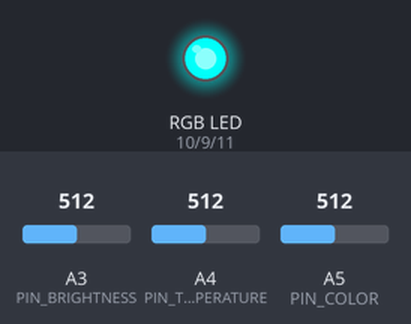
Simulated run of this program. Board: Arduino Uno, built with avr-gcc and run on an emulated ATmega328P. Shown: an RGB LED mixed from three pins (HIGH = lit). The inputs (shaded band) are chosen by the test bench; at power-on: A5 (PIN_COLOR) = 512, A3 (PIN_BRIGHTNESS) = 512, A4 (PIN_TEMPERATURE) = 512.

Above: at 1.2 s.
1.3 s: A5 (PIN_COLOR) set to 716
At 2.7 s:
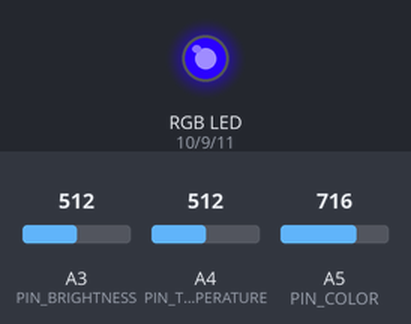
4.3 s: A5 (PIN_COLOR) set to 900
At 5.0 s:
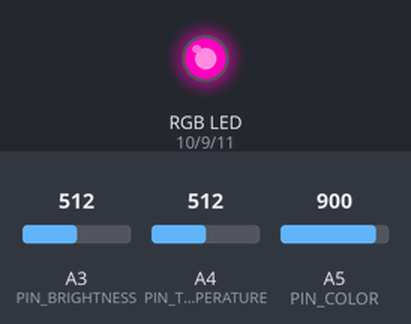
7.3 s: A5 (PIN_COLOR) set to 1023
At 8.5 s:
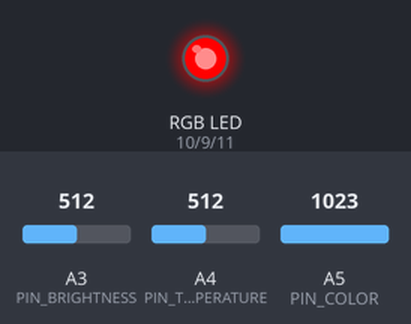
10.3 s: A5 (PIN_COLOR) set to 306
At 10.8 s:
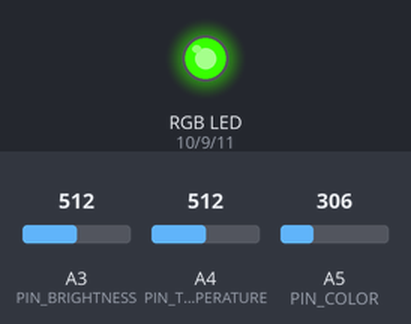
14.8 s: A5 (PIN_COLOR) set to 122
At 15.4 s:
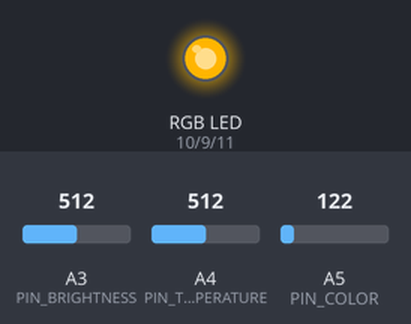
Timing chart, 0 to 18.3 s (numbered marks = the images above; inputs shaded):
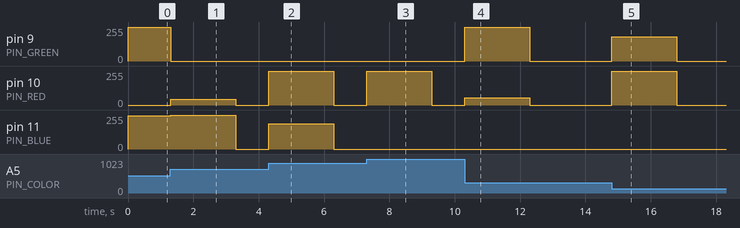

The program:

main.cpp
```cpp
#include <Arduino.h>
#include <Keypad.h>


#define PIN_BRIGHTNESS A3
#define PIN_TEMPERATURE A4
#define PIN_COLOR A5

#define POT_TOLERANCE 5


#define PIN_RED 10
#define PIN_GREEN 9
#define PIN_BLUE 11

#define AFTERGLOW 2000


const byte rows = 5; // five rows
const byte cols = 7; // three columns
char keys[rows][cols] = {
  {1,4,7,10,13,16,     19},
  {2,5,8,11,14,17,     20},
  {3,6,9,12,15,18,     21},

  {22,23,24,25,26,27,  34},
  {28,29,30,31,32,33,  35},
};
byte rowPins[rows] = {
                      16,// I  I  I  I  I  I    I
                      15,// 0  0  0  0  0  0    0
                      14,// S  S  S  S  S  S    S

                      13,// 1  2  3  4  5  6    P1
                      12};//7  8  9  10 11 12   P2
byte colPins[cols] =       {8, 7, 6, 5, 4, 3,   2};
Keypad keypad = Keypad( makeKeymap(keys), rowPins, colPins, rows, cols );


// var to store raw potentiometer values of brightness, temperature and color pots
uint16_t pot_b;
uint16_t pot_t;
uint16_t pot_c;

// vars to store the scaled potentiometer value of brightness, temperature and color pots
uint8_t pots_b;
uint8_t pots_t;
uint8_t pots_c;

uint8_t lasts_b;
uint8_t lasts_t;
uint8_t lasts_c;

// variables for color
uint16_t hue;

uint8_t r;
uint8_t g;
uint8_t b;


// variables for the color LED
bool led_active = false;
long led_start_time;


// varialbes used for the "set" and "power" command
uint16_t set_pot_val;
char set_cmd = 'b';

char controll_cmd = 'p';
//uint8_t out_devices[7] = {2, 0, 5, 3, 1, 6, 4};
uint8_t out_device = 0;


void hue2rgb(int16_t hue, uint8_t * outred, uint8_t * outgreen, uint8_t * outblue){
  int8_t red = 0;
  int8_t green = 0;
  int8_t blue = 0;

  uint8_t h_section = hue / 60;
  switch (h_section)
  {
  case 0:
    red = 59;
    green = hue;
    blue = 0;
    break;

  case 1:
    red = abs(hue - 119);
    green = 59;
    blue = 0;
    break;

  case 2:
    red = 0;
    green = 59;
    blue = hue - 120;
    break;

  case 3:
    red = 0;
    green = abs(hue - 239);
    blue = 59;
    break;

  case 4:
    red = hue - 240;
    green = 0;
    blue = 59;
    break;

  case 5:
    red = 59;
    green = 0;
    blue = abs(hue - 359);
    break;
  }
  *outred = map(red, 0, 59, 0, 255);
  *outgreen = map(green, 0, 59, 0, 255);
  *outblue = map(blue, 0, 59, 0, 255);
}


void setup() {
  Serial.begin(115200);

  // define Pinmodes
  pinMode(PIN_BRIGHTNESS, INPUT);
  pinMode(PIN_TEMPERATURE, INPUT);
  pinMode(PIN_COLOR, INPUT);
  pinMode(PIN_RED, OUTPUT);
  pinMode(PIN_GREEN, OUTPUT);
  pinMode(PIN_BLUE, OUTPUT);

}


void loop() {

  // we read the keypad and set a variable in case a key is pressed
  uint8_t key = keypad.getKey();
  if (key != NO_KEY){
    Serial.println(key);    // printing it for debugging
    if (key < 22) {         // if the keynr is smaller than 22 it is a direct controll key
    Serial.print("modulo 3: ");
    Serial.println(key % 3);
    Serial.print("minus 1 divide 3: ");
    Serial.println((key - 1) / 3);

    // by dividing by 3 we get the row if the count starts at zero so we have to subtract one first
    out_device = (key - 1) / 3;

    switch (key%3)
    {
    case 1:     // 1 corresponds to the first row
      Serial.print("+++p;"); Serial.print(out_device); Serial.println(";1;;;");
      break;

    case 2:     // 2 corresponds to the second row
      Serial.print("+++p;"); Serial.print(out_device); Serial.println(";0;;;");
      break;

    case 0:
      Serial.print("+++s;"); Serial.print(out_device); Serial.print(";"); Serial.print(set_cmd); Serial.print(";"); Serial.print(set_pot_val); Serial.println(";;");
      break;

    default:
      break;
    }


    }else if (key < 34){    // if the keynr is bigger than 22 but smaller than 34 it is a scene key
      Serial.print("+++z;"); Serial.print(key - 22); Serial.println(";;;;");     // sending the scene command to the esp
    }else{                  // otherwise it is a color preset key
      Serial.println("color preset");
    }
  }


  // readin the potentiometer values and scaling them down to 8 bits
  pot_b = analogRead(A3);
  pots_b = map(pot_b, 0, 1023, 0, 255);

  pot_t = analogRead(A4);
  pots_t = map(pot_t, 0, 1023, 0, 255);

  pot_c = analogRead(A5);
  pots_c = map(pot_c, 0, 1023, 0, 255);

  // print the results to the Serial Monitor for debugging:
  /*
  Serial.print(pots_b);
  Serial.print("\t");
  Serial.print(pots_t);
  Serial.print("\t");
  Serial.print(pots_c);
  // set min and max value for the serial plotter
  Serial.println("\t0\t255");
  */


  // this processing for setting the led color is only nessesary when the led_active flag is set
  if (led_active){
    hue = map(pots_c, 0, 255, 0, 359);
    hue2rgb(hue, &r, &g, &b);
    analogWrite(PIN_RED, r);
    analogWrite(PIN_GREEN, g);
    analogWrite(PIN_BLUE, b);
  }

  // next we check if enough time has passed since the color pot was moved. In that case the LED would be turned of
  if (millis() - led_start_time >= AFTERGLOW && led_active){
    analogWrite(PIN_RED, 0);
    analogWrite(PIN_GREEN, 0);
    analogWrite(PIN_BLUE, 0);
    led_active = false;
  }


  // now we check if the potentiometers have been moved by any significant amount that is defined by the POT_TOLERANCE
  if (pots_b > lasts_b + POT_TOLERANCE || pots_b < lasts_b - POT_TOLERANCE){
    lasts_b = pots_b;
    set_pot_val = map(pots_b, 0, 255, 0, 1023);
    set_cmd = 'b';
  }else if (pots_t > lasts_t + POT_TOLERANCE || pots_t < lasts_t - POT_TOLERANCE){
    lasts_t = pots_t;
    set_pot_val = map(pots_t, 0, 255, 0, 1023);
    set_cmd = 't';
  }else if (pots_c > lasts_c + POT_TOLERANCE || pots_c < lasts_c - POT_TOLERANCE){
    lasts_c = pots_c;
    set_pot_val = map(pots_c, 0, 255, 0, 1023);
    set_cmd = 'c';

    // when the color pot is moved by a significan amount the led_active flag is set and a timer will begin
    // by saving the time it turned on in a variable. This is needed for the color LED to be active a certain
    // amount of time while the color pot is not moved anymore
    led_active = true;
    led_start_time = millis();
  }

}
```

Measured:
- after the input at 1.3 s, pin 9 (PIN_GREEN): 255/255 → 0/255 after 0.00 s instead of 0.70 s; pin 10 (PIN_RED): 0/255 → 43/255 at once, → 0/255 2.0 s later; pin 11 (PIN_BLUE): 250/255 → 255/255 at once, → 0/255 2.0 s later
- after the input at 4.3 s, pin 10 (PIN_RED): 0/255 → 255/255 at once, → 0/255 2.0 s later; pin 11 (PIN_BLUE): 0/255 → 190/255 at once, → 0/255 2.0 s later
- after the input at 7.3 s, pin 10 (PIN_RED): 0/255 → 255/255 at once, → 0/255 2.0 s later
- after the input at 10.3 s, pin 9 (PIN_GREEN): 0/255 → 255/255 at once, → 0/255 2.0 s later; pin 10 (PIN_RED): 0/255 → 56/255 at once, → 0/255 2.0 s later
- after the input at 14.8 s, pin 9 (PIN_GREEN): 0/255 → 181/255 at once, → 0/255 2.0 s later; pin 10 (PIN_RED): 0/255 → 255/255 at once, → 0/255 2.0 s later
